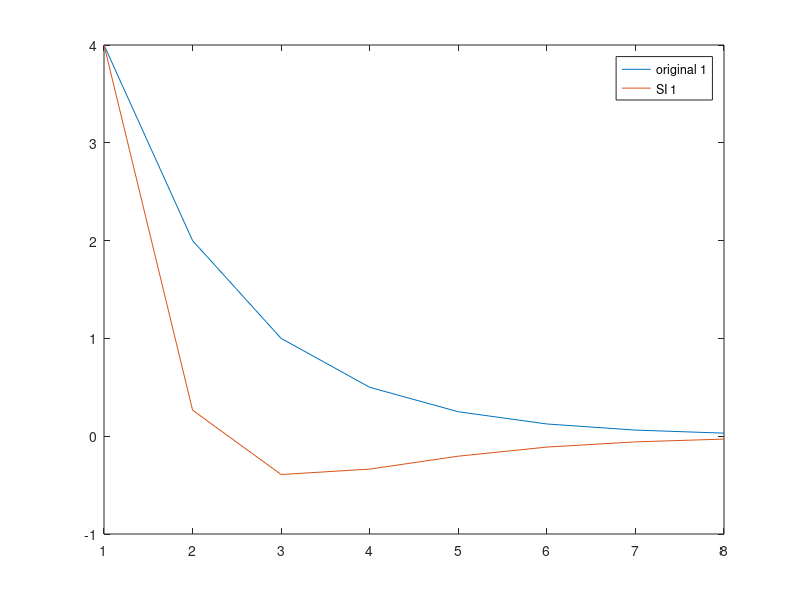
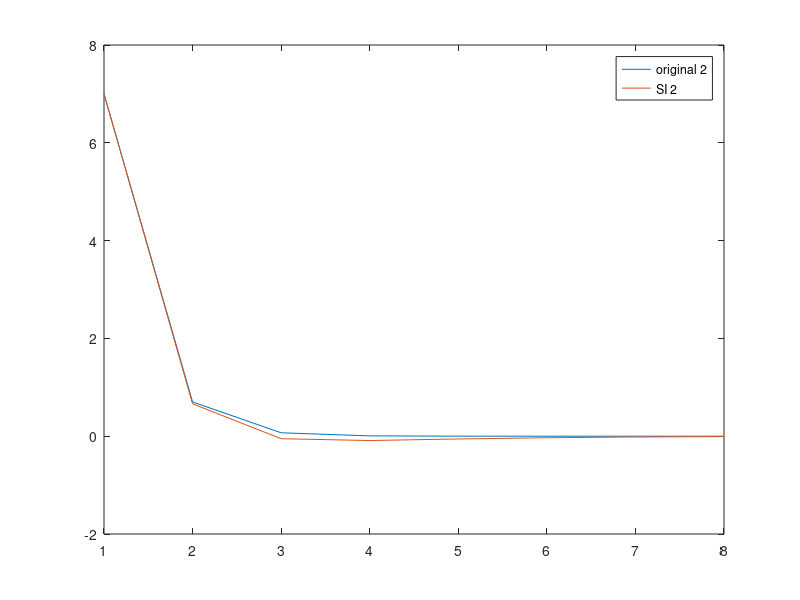

The MATLAB script that drew these images, in order:
clear all;
close all;
%% Original system
% A = [1.5 0; 0 0.1];
% B = [1;0];
% X(:,1) = [4;7];
% u = [-4 -2 -1 -0.5 -0.25 -0.125 -0.0625];
% for i =1:length(u)
%     X(:,i+1) = A*X(:,i)+B.*u(i);
% end

%% System Identification

X   = [4 2 1 0.5 0.25 0.125 0.0625;7 0.7 0.07 0.007 0.0007 0.00007 0.000007];
Xp  = [ 2 1 0.5 0.25 0.125 0.0625 0.03125;0.7 0.07 0.007 0.0007 0.00007 0.000007 0.0000007];
Ups = [-4 -2 -1 -0.5 -0.25 -0.125 -0.0625];
X_t = [4 2 1 0.5 0.25 0.125 0.0625 0.03125;7 0.7 0.07 0.007 0.0007 0.00007 0.000007 0.0000007];


% 
% X   = StateData(:,1:end-1);
% Xp  = StateData(:,2:end);
% Ups = InputData(:,1:end-1);

Omega = [X;Ups];

[U,Sig,V] = svd(Omega,'econ');

thresh = 1e-10;
rtil = length(find(diag(Sig)>thresh));

Util    = U(:,1:rtil); 
Sigtil  = Sig(1:rtil,1:rtil);
Vtil    = V(:,1:rtil); 

[U,Sig,V] = svd(Xp,'econ');

thresh = 1e-10;
r = length(find(diag(Sig)>thresh));

Uhat    = U(:,1:r); 
Sighat  = Sig(1:r,1:r);
Vbar    = V(:,1:r); 

n = size(X,1); 
q = size(Ups,1);
U_1 = Util(1:n,:);
U_2 = Util(n+q:n+q,:);

approxA = Uhat'*(Xp)*Vtil*inv(Sigtil)*U_1'*Uhat;
approxB = Uhat'*(Xp)*Vtil*inv(Sigtil)*U_2';

[W,D] = eig(approxA);

Phi = Xp * Vtil * inv(Sigtil) * U_1'*Uhat * W;

%% system reform

S.X(:,1) = [4;7];
S.Y = Ups;
for i =1:length(X)
    S.X(:,i+1) = approxA*S.X(:,i)+approxB.*S.Y(i);
end
Rerror(1,:) = abs(X_t(1,:)-S.X(1,:))./X_t(1,:);
Rerror(2,:) = abs(X_t(2,:)-S.X(2,:))./X_t(2,:);

Aerror(1,:) = abs(X_t(1,:)-S.X(1,:));
Aerror(2,:) = abs(X_t(2,:)-S.X(2,:));


%% plot 
figure(1)
plot(X_t(1,:))
hold on
plot(S.X(1,:))
hold on 
legend("original 1","SI 1")

figure(2)
plot(X_t(2,:))
hold on
plot(S.X(2,:))
legend("original 2","SI 2")
% legend("original 1","original 2","SI 1","SI 2")

